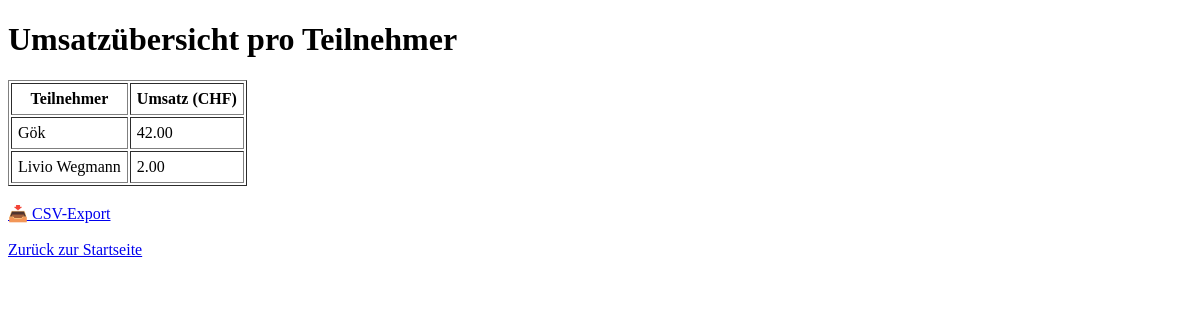
The app's page /auswertung/umsatz_teilnehmer, older data.
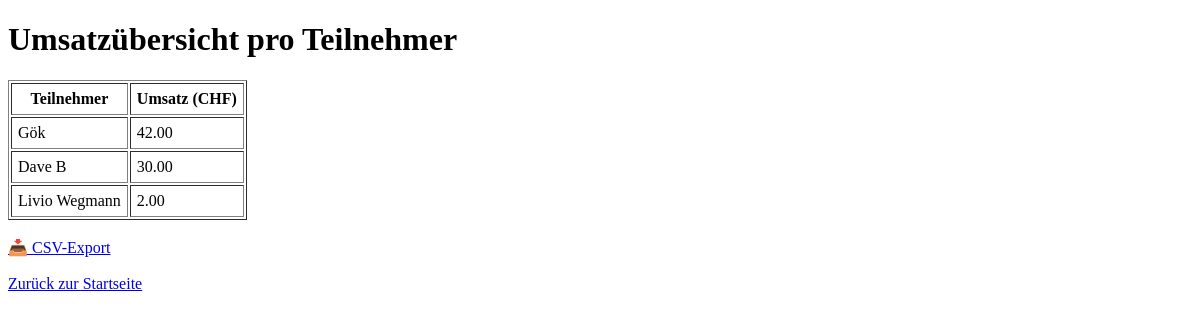
The same page, newer data.
### app/models.py (models this page shows)
class Teilnehmer(db.Model):
    id = db.Column(db.Integer, primary_key=True)
    name = db.Column(db.String(100), nullable=False)

### app/routes.py (the view)
@app.route("/auswertung/umsatz_teilnehmer")
def umsatz_pro_teilnehmer():
    daten = (
        db.session.query(Teilnehmer.name, func.sum(Getraenk.preis))
        .join(TeilnehmerEvent, Teilnehmer.id == TeilnehmerEvent.teilnehmer_id)
        .join(Verkauf, Verkauf.teilnehmer_event_id == TeilnehmerEvent.id)
        .join(Getraenk, Verkauf.getraenk_id == Getraenk.id)
        .group_by(Teilnehmer.id)
        .order_by(func.sum(Getraenk.preis).desc())
        .all()
    )
    return render_template("umsatz_teilnehmer.html", daten=daten)

### app/templates/umsatz_teilnehmer.html (shortened to what this page needs)
<!DOCTYPE html>
<html lang="de">
<head>
</head>
<body>
    <h1>Umsatzübersicht pro Teilnehmer</h1>
    <table border="1" cellpadding="6">
        <tr>
            <th>Teilnehmer</th>
            <th>Umsatz (CHF)</th>
        </tr>
        {% for name, betrag in daten %}
        <tr>
            <td>{{ name }}</td>
            <td>{{ "%.2f"|format(betrag) }}</td>
        </tr>
        {% endfor %}
    </table>
    <br>
    <a href="{{ url_for('export_umsatz_pro_teilnehmer_csv') }}">📥 CSV-Export</a>
    <br><br>
    <a href="{{ url_for('index') }}">Zurück zur Startseite</a>
</body>
</html>

Row changes from the older to the newer data that the page shows:
added Teilnehmer: name "Dave B", betrag "30.00"
